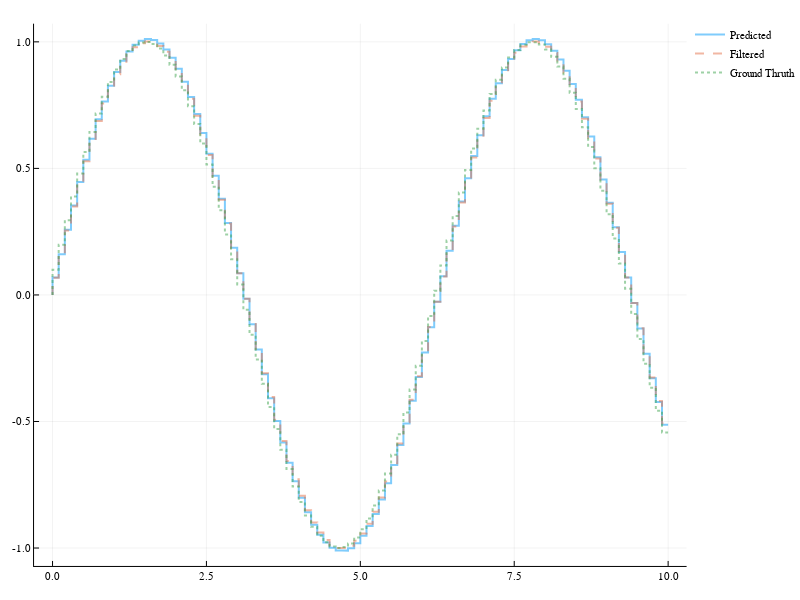

Here is the notebook cell this chart was saved with:
### Markdown cell above
---
### Experiment: Sinus Werte ohne Rauschen mit Steuerungssignal
Wir lassen den Kalman Filter über reiner Sinus laufen, verwenden aber ein Steuerungssignal.

### Code cell
A = 1 # Zustandsübergangsmatrix
G = 1 # Messabbildung Matrix
Q = .8
R = 0.5
B = 0.01
x̂_0 = 0
# x̂_0 = f(1)
Σ_0 = 0.5

model = KalmanFilter.Kalman(A, Q, G, R, x̂_0, Σ_0, B, 1)

y_filtered = zeros(length(x))
y_predicted = zeros(length(x))
for (index, value) in enumerate(x)
    y_cur = y[index]
    y_filtered[index] = KalmanFilter.fusion(model, y_cur).state
    y_predicted[index] = KalmanFilter.predict(model, sin(value)).state
    #@printf "Step %4d    y_m %.3f    filtered %.3f    predicted %.3f    gain %.3f\n" index y_cur y_filtered[index] y_predicted[index] KalmanFilter.K(model)
end

plot(x, y_predicted, label = "Predicted")
plot!(x, y_filtered, label = "Filtered", linestyle=:dash)
plot!(x, y, label = "Ground Thruth", linestyle=:dot)

### Figure 1 — Plotly figure (JSON) as saved in the notebook; plotly's stock layout.template omitted (floating-point values rounded to 4 significant figures; data arrays with more than 128 entries replaced by an {"elided": "..."} marker saying what was removed)
{"data": [{"colorbar": {"title": ""}, "hoverinfo": "text", "legendgroup": "Predicted", "line": {"color": "rgba(0, 154, 250, 0.500)", "dash": "solid", "shape": "linear", "width": 2}, "mode": "lines", "name": "Predicted", "showlegend": true, "text": {"elided": "201 null values"}, "type": "scatter", "x": {"elided": "201 float values"}, "xaxis": "x1", "y": {"elided": "201 float values"}, "yaxis": "y1", "zmax": 0.1, "zmin": -0.1}, {"colorbar": {"title": ""}, "hoverinfo": "text", "legendgroup": "Filtered", "line": {"color": "rgba(227, 111, 71, 0.500)", "dash": "dash", "shape": "linear", "width": 2}, "mode": "lines", "name": "Filtered", "showlegend": true, "text": {"elided": "201 null values"}, "type": "scatter", "x": {"elided": "201 float values"}, "xaxis": "x1", "y": {"elided": "201 float values"}, "yaxis": "y1", "zmax": 0.1, "zmin": -0.1}, {"colorbar": {"title": ""}, "hoverinfo": "text", "legendgroup": "Ground Thruth", "line": {"color": "rgba(62, 164, 78, 0.500)", "dash": "dot", "shape": "linear", "width": 2}, "mode": "lines", "name": "Ground Thruth", "showlegend": true, "text": {"elided": "201 null values"}, "type": "scatter", "x": {"elided": "201 float values"}, "xaxis": "x1", "y": {"elided": "201 float values"}, "yaxis": "y1", "zmax": 0.1, "zmin": -0.1}], "layout": {"annotations": [], "height": 600, "legend": {"bgcolor": "rgba(255, 255, 255, 1.000)", "bordercolor": "rgba(0, 0, 0, 1.000)", "font": {"color": "rgba(0, 0, 0, 1.000)", "family": "sans-serif", "size": 11}, "tracegroupgap": 0, "x": 1, "y": 1}, "margin": {"b": 20, "l": 0, "r": 0, "t": 20}, "paper_bgcolor": "rgba(255, 255, 255, 1.000)", "plot_bgcolor": "rgba(255, 255, 255, 1.000)", "showlegend": true, "width": 800, "xaxis": {"anchor": "y1", "domain": [0.04937, 0.9951], "gridcolor": "rgba(0, 0, 0, 0.100)", "gridwidth": 0.5, "linecolor": "rgba(0, 0, 0, 1.000)", "mirror": false, "range": [-0.3, 10.3], "showgrid": true, "showline": true, "showticklabels": true, "tickangle": 0, "tickcolor": "rgb(0, 0, 0)", "tickfont": {"color": "rgba(0, 0, 0, 1.000)", "family": "sans-serif", "size": 11}, "tickmode": "array", "ticks": "inside", "ticktext": ["0.0", "2.5", "5.0", "7.5", "10.0"], "tickvals": [0, 2.5, 5, 7.5, 10], "title": "", "titlefont": {"color": "rgba(0, 0, 0, 1.000)", "family": "sans-serif", "size": 15}, "type": "-", "visible": true, "zeroline": false, "zerolinecolor": "rgba(0, 0, 0, 1.000)"}, "yaxis": {"anchor": "x1", "domain": [0.02508, 0.9934], "gridcolor": "rgba(0, 0, 0, 0.100)", "gridwidth": 0.5, "linecolor": "rgba(0, 0, 0, 1.000)", "mirror": false, "range": [-1.071, 1.072], "showgrid": true, "showline": true, "showticklabels": true, "tickangle": 0, "tickcolor": "rgb(0, 0, 0)", "tickfont": {"color": "rgba(0, 0, 0, 1.000)", "family": "sans-serif", "size": 11}, "tickmode": "array", "ticks": "inside", "ticktext": ["-1.0", "-0.5", "0.0", "0.5", "1.0"], "tickvals": [-1, -0.5, 0, 0.5, 1], "title": "", "titlefont": {"color": "rgba(0, 0, 0, 1.000)", "family": "sans-serif", "size": 15}, "type": "-", "visible": true, "zeroline": false, "zerolinecolor": "rgba(0, 0, 0, 1.000)"}}}
